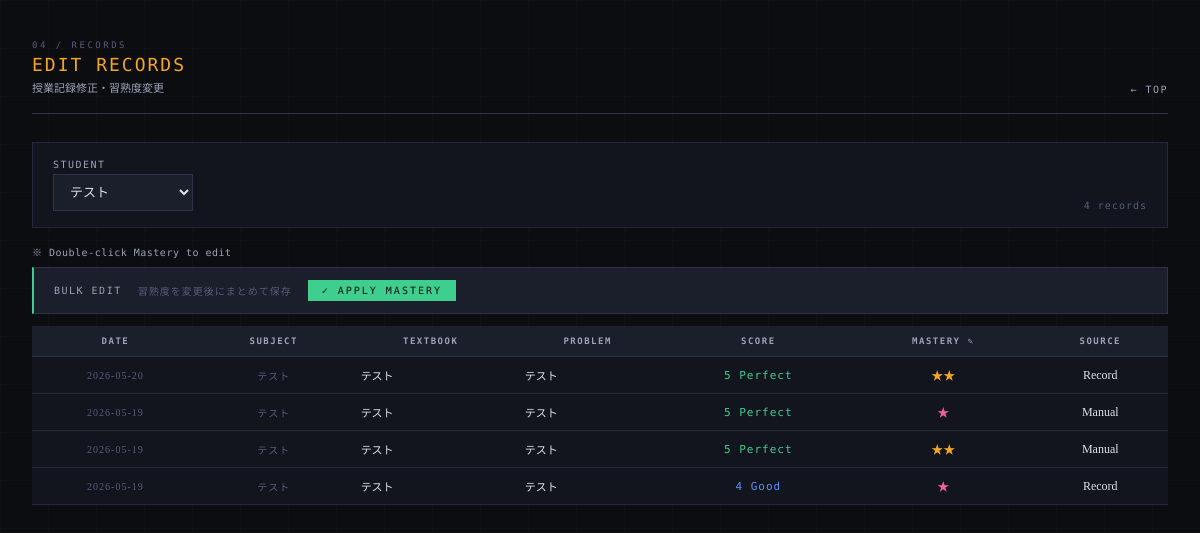
Before: /record/list with the older database file.
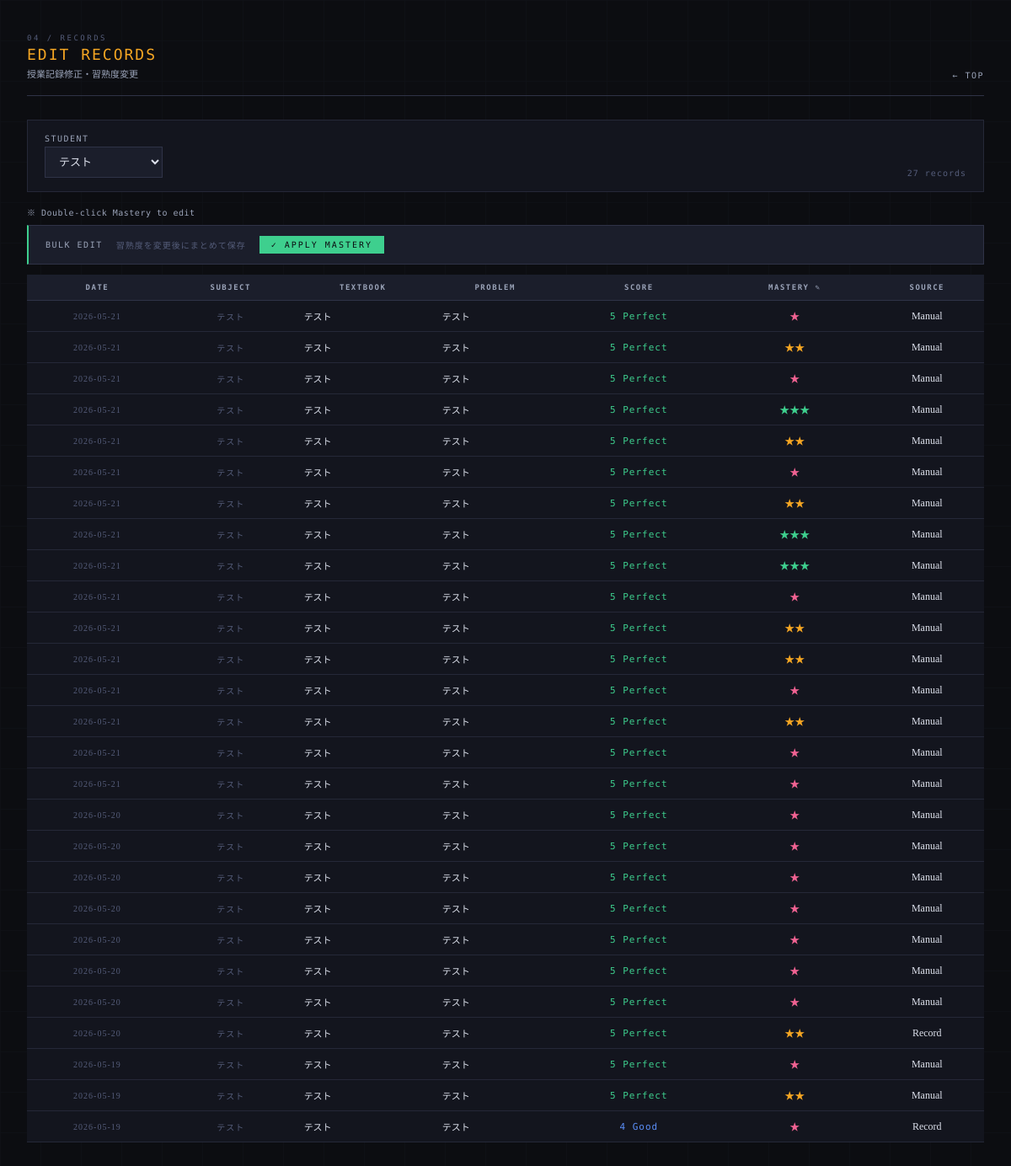
After: the same page with the newer database file.
### tables this page shows
CREATE TABLE history (
            history_id INTEGER PRIMARY KEY AUTOINCREMENT,
            student_id TEXT NOT NULL,
            problem_id INTEGER NOT NULL,
            date TEXT NOT NULL,
            correct INTEGER NOT NULL,
            mastery INTEGER NOT NULL,
            category TEXT NOT NULL, score INTEGER DEFAULT 5,
            FOREIGN KEY (student_id) REFERENCES students(student_id),
            FOREIGN KEY (problem_id) REFERENCES problems(problem_id)
        );

CREATE TABLE problems (
            problem_id INTEGER PRIMARY KEY AUTOINCREMENT,
            subject TEXT NOT NULL,
            textbook TEXT NOT NULL,
            problem_number TEXT NOT NULL,
            importance TEXT NOT NULL,
            type TEXT NOT NULL
        , instruction TEXT, difficulty INTEGER DEFAULT 3, review_value INTEGER DEFAULT 3, estimated_minutes INTEGER DEFAULT 15, textbook_id INTEGER, section_id INTEGER, order_in_textbook INTEGER, total_minutes INTEGER DEFAULT NULL);

### app.py (the view)
@app.route("/record/list")
def record_list():
    conn = get_connection()
    c = conn.cursor()
    c.execute("SELECT * FROM students ORDER BY student_id")
    students = c.fetchall()
    student_id = request.args.get("student_id",
                  students[0]["student_id"] if students else None)
    records = []
    if student_id:
        c.execute("""
            SELECT h.history_id, h.date, h.correct, h.mastery, h.category,
               h.score,
                   p.subject, p.textbook, p.problem_number
            FROM history h
            JOIN problems p ON h.problem_id = p.problem_id
            WHERE h.student_id = ?
            ORDER BY h.date DESC, h.history_id DESC
            LIMIT 100
        """, (student_id,))
        records = c.fetchall()
    conn.close()
    return render_template("record_list.html", students=students,
                           records=records, selected_student=student_id)

### app.py (called while the page is built)
@app.template_filter("cat_en")
def cat_en_filter(v):
    return CAT_EN.get(v, v)

### database.py (called while the page is built)
def get_connection():
    conn = sqlite3.connect(DB_PATH)
    conn.row_factory = sqlite3.Row
    return conn

### templates/record_list.html (shortened to what this page needs)
<!DOCTYPE html>
<html lang="ja">
<head>
</head>
<body>
<div class="container">
  <div class="page-header fade-in">
    <div>
      <div class="page-label">04 / Records</div>
      <div class="page-title" style="color:#f5a623;">Edit Records</div>
      <div class="page-title-ja">授業記録修正・習熟度変更</div>
    </div>
    <a class="page-header-back" href="/">TOP</a>
  </div>
  <div class="filter-bar fade-in">
    <form method="GET" style="display:contents;">
      <div>
        <label>Student</label>
        <select name="student_id" onchange="this.form.submit()" style="min-width:140px;">
          {%- for s in students %}
          <option value="{{ s.student_id }}"
            {%- if s.student_id == selected_student %} selected{%- endif %}>
            {{ s.name }}
          </option>
          {%- endfor %}
        </select>
      </div>
    </form>
    <span class="meta-text" style="margin-left:auto;">{{ records|length }} records</span>
  </div>
  <div style="font-family:'DM Mono',monospace;font-size:10px;color:var(--text-muted);
    margin-bottom:8px;letter-spacing:0.5px;">
    ※ Double-click Mastery to edit
  </div>
  <div class="bulk-bar fade-in">
    <span class="bulk-label">Bulk Edit</span>
    <span class="meta-text">習熟度を変更後にまとめて保存</span>
    <button class="btn btn-success btn-sm" onclick="bulkUpdateMastery()">✓ Apply Mastery</button>
  </div>
  <div class="fade-in" style="overflow-x:auto;">
  <table class="data-table">
    <thead>
      <tr>
        <th>Date</th><th>Subject</th><th>Textbook</th><th>Problem</th>
        <th>Score</th><th title="Double-click to edit">Mastery ✎</th><th>Source</th>
      </tr>
    </thead>
    <tbody>
    {%- for r in records %}
    <tr id="hrow-{{ r.history_id }}">
      <td class="meta-text" style="white-space:nowrap;">{{ r.date }}</td>
      <td class="meta-text">{{ r.subject }}</td>
      <td class="left" style="font-size:11px;max-width:160px;overflow:hidden;text-overflow:ellipsis;white-space:nowrap;">
        {{ r.textbook }}
      </td>
      <td class="left" style="font-size:11px;max-width:180px;overflow:hidden;text-overflow:ellipsis;white-space:nowrap;">
        {{ r.problem_number }}
      </td>
      <td>
        {%- set sc = r.score if r.score else (5 if r.correct == 1 else 1) %}
        {%- if sc == 5 %}
        <span style="color:var(--green);font-family:'DM Mono',monospace;font-size:11px;letter-spacing:1px;">5 Perfect</span>
        {%- elif sc == 4 %}
        <span style="color:var(--blue);font-family:'DM Mono',monospace;font-size:11px;letter-spacing:1px;">4 Good</span>
        {%- elif sc == 3 %}
        <span style="color:var(--amber);font-family:'DM Mono',monospace;font-size:11px;letter-spacing:1px;">3 Recall</span>
        {%- elif sc == 2 %}
        <span style="color:var(--rose);font-family:'DM Mono',monospace;font-size:11px;letter-spacing:1px;">2 Retry</span>
        {%- else %}
        <span style="color:var(--red);font-family:'DM Mono',monospace;font-size:11px;letter-spacing:1px;">1 Failed</span>
        {%- endif %}
      </td>
      <td class="mastery-cell" data-id="{{ r.history_id }}" data-mastery="{{ r.mastery }}">
        {%- set m = r.mastery %}
        <span class="editable mastery-{{ m }}"
          ondblclick="startMasteryEdit(this, {{ r.history_id }}, {{ m }})">
          {{ '★' * m }}
        </span>
      </td>
      <td>
        {{ r.category | cat_en }}
      </td>
    </tr>
    {%- endfor %}
    </tbody>
  </table>
  </div>
</div>
</body>
</html>

Changed rows visible on the page:
added history: date "2026-05-21", subject "テスト", textbook "テスト", problem_number "テスト", shows "5 Perfect", value "★", category|cat_en "Manual"
added history: date "2026-05-21", subject "テスト", textbook "テスト", problem_number "テスト", shows "5 Perfect", value "★★", category|cat_en "Manual", mastery 2 (drawn)
added history: date "2026-05-21", subject "テスト", textbook "テスト", problem_number "テスト", shows "5 Perfect", value "★", category|cat_en "Manual"
added history: date "2026-05-21", subject "テスト", textbook "テスト", problem_number "テスト", shows "5 Perfect", value "★★★", category|cat_en "Manual", mastery 3 (drawn)
added history: date "2026-05-21", subject "テスト", textbook "テスト", problem_number "テスト", shows "5 Perfect", value "★★", category|cat_en "Manual", mastery 2 (drawn)
added history: date "2026-05-21", subject "テスト", textbook "テスト", problem_number "テスト", shows "5 Perfect", value "★", category|cat_en "Manual"
added history: date "2026-05-21", subject "テスト", textbook "テスト", problem_number "テスト", shows "5 Perfect", value "★★", category|cat_en "Manual", mastery 2 (drawn)
added history: date "2026-05-21", subject "テスト", textbook "テスト", problem_number "テスト", shows "5 Perfect", value "★★★", category|cat_en "Manual", mastery 3 (drawn)
added history: date "2026-05-21", subject "テスト", textbook "テスト", problem_number "テスト", shows "5 Perfect", value "★★★", category|cat_en "Manual", mastery 3 (drawn)
added history: date "2026-05-21", subject "テスト", textbook "テスト", problem_number "テスト", shows "5 Perfect", value "★", category|cat_en "Manual"
added history: date "2026-05-21", subject "テスト", textbook "テスト", problem_number "テスト", shows "5 Perfect", value "★★", category|cat_en "Manual", mastery 2 (drawn)
added history: date "2026-05-21", subject "テスト", textbook "テスト", problem_number "テスト", shows "5 Perfect", value "★★", category|cat_en "Manual", mastery 2 (drawn)
added history: date "2026-05-21", subject "テスト", textbook "テスト", problem_number "テスト", shows "5 Perfect", value "★", category|cat_en "Manual"
added history: date "2026-05-21", subject "テスト", textbook "テスト", problem_number "テスト", shows "5 Perfect", value "★★", category|cat_en "Manual", mastery 2 (drawn)
added history: date "2026-05-21", subject "テスト", textbook "テスト", problem_number "テスト", shows "5 Perfect", value "★", category|cat_en "Manual"
added history: date "2026-05-21", subject "テスト", textbook "テスト", problem_number "テスト", shows "5 Perfect", value "★", category|cat_en "Manual"
added history: date "2026-05-20", subject "テスト", textbook "テスト", problem_number "テスト", shows "5 Perfect", value "★", category|cat_en "Manual"
added history: date "2026-05-20", subject "テスト", textbook "テスト", problem_number "テスト", shows "5 Perfect", value "★", category|cat_en "Manual"
added history: date "2026-05-20", subject "テスト", textbook "テスト", problem_number "テスト", shows "5 Perfect", value "★", category|cat_en "Manual"
added history: date "2026-05-20", subject "テスト", textbook "テスト", problem_number "テスト", shows "5 Perfect", value "★", category|cat_en "Manual"
added history: date "2026-05-20", subject "テスト", textbook "テスト", problem_number "テスト", shows "5 Perfect", value "★", category|cat_en "Manual"
added history: date "2026-05-20", subject "テスト", textbook "テスト", problem_number "テスト", shows "5 Perfect", value "★", category|cat_en "Manual"
added history: date "2026-05-20", subject "テスト", textbook "テスト", problem_number "テスト", shows "5 Perfect", value "★", category|cat_en "Manual"
Other visible differences:
{{ records|length }}: "4" → "27"
